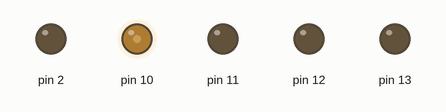
Recording of a sketch running on a simulated Arduino Uno, built with avr-gcc and run on an emulated ATmega328P. Parts: output pins drawn as LEDs (lit = HIGH). Random numbers use the default seed unless the sketch sets one.

Above: at 0.15 s.
At 13.8 s:
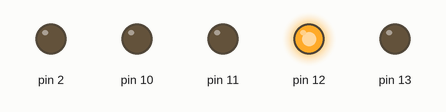
At 17.05 s:
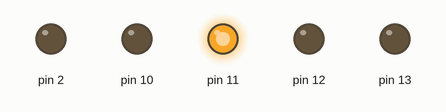
At 20.35 s:
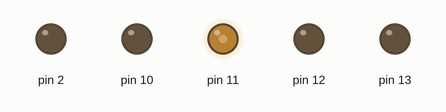
At 27.56 s:
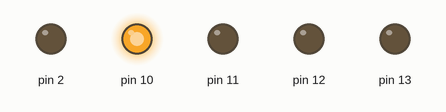
At 39.3 s:
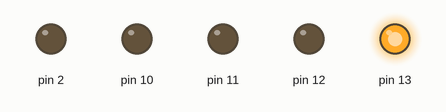
Timing chart, 0 to 40.0 s (numbered marks = the images above):
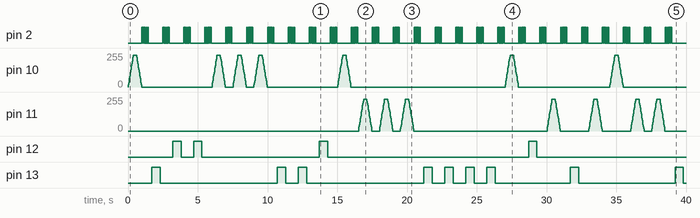

Measured:
- by itself, pin 2: repeats every 1.5 s: 4 × (LOW 0.05 s, HIGH 0.05 s), LOW 1.1 s, HIGH 0.05 s
- by itself, pin 12: LOW → HIGH at 3.2 s, → LOW 0.60 s later, → HIGH 0.90 s later, → LOW 0.60 s later, … (8 changes in this stretch)
- by itself, pin 13: LOW → HIGH at 1.7 s, → LOW 0.60 s later, → HIGH 8.4 s later, → LOW 0.60 s later, … (18 changes in this stretch)

The sketch:

sketch_mar16a.ino
```cpp
#define MIN 10
#define MAX 14

void setup() {
  randomSeed(analogRead(0));

  pinMode(2, OUTPUT);
  for(int i = MIN; i < MAX; i++) pinMode(i, OUTPUT);
}

void dim (int i) {
  for(int p = 0; p <= 240; p += 16) {
    analogWrite(i, p);
    delay(25);
  }
  delay(200);

  for(int p = 240; p >= 0; p -= 16) {
    analogWrite(i, p);
    delay(25);
  }
}

void blink (int i) {
  for(int n = 0; n < 5; n++) {
    digitalWrite(i, HIGH);
    delay(50);
    digitalWrite(i, LOW);
    delay(50);
  }
}

void loop() {
  dim(random(MIN, MAX));
  blink(2);
//  digitalWrite(2, LOW);
//  delay(500);
//  digitalWrite(2, HIGH);
//  delay(50);
}
```
